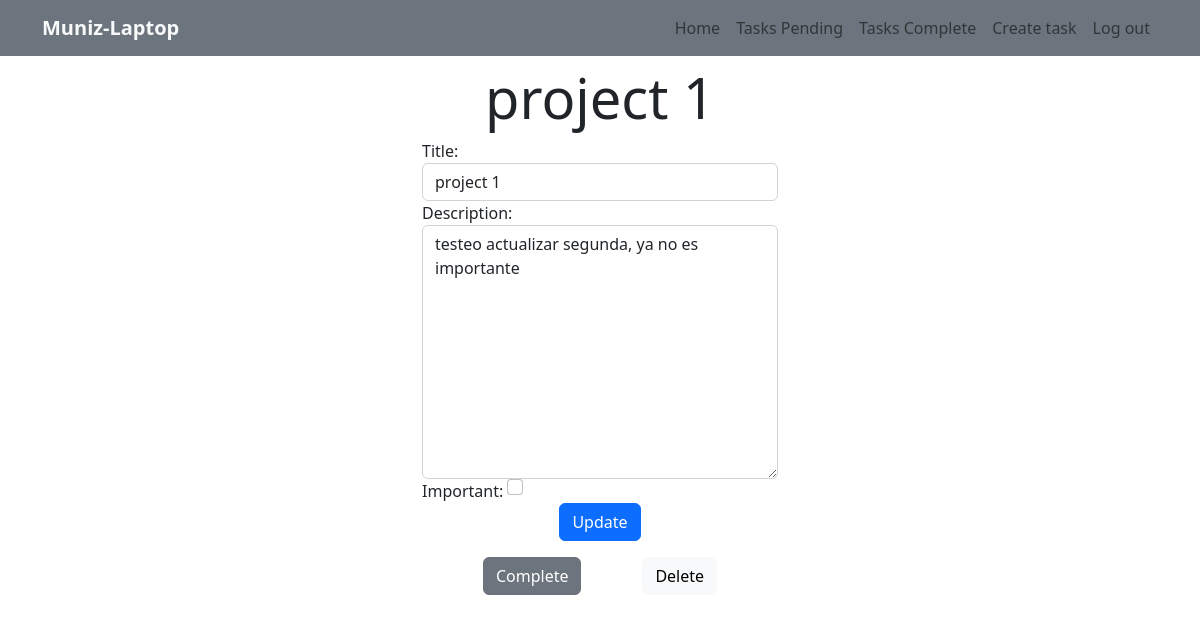
Screenshot of /tasks/5 (signed in) with the database file from the repository.
### tasks/models.py (models this page shows, shortened)
class Task(models.Model):
    title = models.CharField(max_length=100)
    description = models.TextField(blank=True)
    created = models.DateTimeField(auto_now_add=True)
    datecompleted = models.DateTimeField(null=True, blank=True)
    important = models.BooleanField(default=False)
    user = models.ForeignKey(User, on_delete=models.CASCADE)

### tasks/views.py (the view, shortened to what this page needs)
# urls.py: path('tasks/<int:task_id>', views.task_detail, name='task_detail'),
@login_required
def task_detail(request, task_id):
    task = get_object_or_404(Task, pk=task_id, user=request.user)
    if request.method == 'GET':
        form = TaskForm(instance=task)
        return render(request, 'task_detail.html', {'task': task, 'form': form})

### tasks/forms.py
class TaskForm(forms.ModelForm):
    class Meta:
        model = Task
        fields = ['title', 'description', 'important']
        widgets = {
            'title': forms.TextInput(attrs={'class': 'form-control', 'placeholder': 'Write a title'}),
            'description': forms.Textarea(attrs={'class': 'form-control', 'placeholder': 'Write a description'}),
            'important': forms.CheckboxInput(attrs={'class': 'form-check-input m-auto'}),
        }

### tasks/templates/task_detail.html (shortened to what this page needs)
{% extends 'base.html' %}
{% block content %}
<main class="container">
    <div class="row">
        <div class="col-md-4 offset-md-4 mt-2">
            <h1 class="text-center display-4 ">{{task.title}}</h1>
            <form method="POST" class="text-left">
                {{form}}
                <br>
                <div class="text-center">
                    <button class="btn btn-primary text-center">
                        Update
                    </button>
                </div>
            </form>
            <div class="mt-3 d-flex justify-content-evenly">
                <form action="{% url 'complete_task' task.id %}" method="POST">
                    <button class="btn btn-secondary">
                        Complete
                    </button>
                </form>
                <form action="{% url 'delete_task' task.id %}" method="POST">
                    <button class="btn btn-light">
                        Delete
                    </button>
            </div>
        </div>
    </div>
</main>
{% endblock %}

### tasks/templates/base.html (shortened to what this page needs)
<!DOCTYPE html>
<html lang="en">
<head>
    <link rel="stylesheet" href="https://cdn.jsdelivr.net/npm/bootstrap@5.2.3/dist/css/bootstrap.min.css">
</head>
<body>
    <nav class="navbar navbar-expand-lg bg-secondary text-light">
        <div class="container">
          <a class="navbar-brand text-light fw-bold" href="/" style="text-transform: capitalize;">{{user}}</a>
          <div class="collapse navbar-collapse" id="navbarNav">
            <ul class="navbar-nav ms-auto">
                <li class="nav-item">
                    <a class="nav-link" href="/">Home</a>
                </li>
                {% if user.is_authenticated %}
                <li class="nav-item">
                    <a class="nav-link" href="{% url 'tasks' %}">Tasks Pending</a>
                </li>
                <li class="nav-item">
                    <a class="nav-link" href="{% url 'tasks_complete' %}">Tasks Complete</a>
                </li>
                <li class="nav-item">
                    <a class="nav-link" href="/tasks/create">Create task</a>
                </li>
                <li class="nav-item">
                   <a class="nav-link" href="/logout">Log out</a>
                </li>
                {% endif %}
            </ul>
          </div>
        </div>
      </nav>
    {% block content %}
    {% endblock %}
</body>
</html>

### rows the page displays
Task: title "project 1", description "testeo actualizar segunda, ya no es importante"

### other values shown
{{ user }} "Muniz-Laptop"
